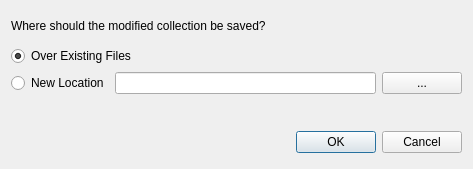
<ui version="4.0" >
 <author></author>
 <comment></comment>
 <exportmacro></exportmacro>
 <class>RocketSaveDialog</class>
 <widget class="QDialog" name="RocketSaveDialog" >
  <property name="geometry" >
   <rect>
    <x>0</x>
    <y>0</y>
    <width>473</width>
    <height>169</height>
   </rect>
  </property>
  <property name="sizePolicy" >
   <sizepolicy>
    <hsizetype>5</hsizetype>
    <vsizetype>5</vsizetype>
    <horstretch>0</horstretch>
    <verstretch>0</verstretch>
   </sizepolicy>
  </property>
  <property name="windowTitle" >
   <string>Save Folder...</string>
  </property>
  <layout class="QVBoxLayout" >
   <property name="margin" >
    <number>-1</number>
   </property>
   <property name="spacing" >
    <number>6</number>
   </property>
   <item>
    <widget class="QLabel" name="infoLabel" >
     <property name="sizePolicy" >
      <sizepolicy>
       <hsizetype>3</hsizetype>
       <vsizetype>5</vsizetype>
       <horstretch>0</horstretch>
       <verstretch>0</verstretch>
      </sizepolicy>
     </property>
     <property name="text" >
      <string>Where should the modified collection be saved?</string>
     </property>
    </widget>
   </item>
   <item>
    <widget class="QRadioButton" name="replaceFilesRadio" >
     <property name="text" >
      <string>Over Existing Files</string>
     </property>
     <property name="checked" >
      <bool>true</bool>
     </property>
     <property name="autoExclusive" >
      <bool>false</bool>
     </property>
    </widget>
   </item>
   <item>
    <layout class="QHBoxLayout" >
     <property name="margin" >
      <number>0</number>
     </property>
     <property name="spacing" >
      <number>6</number>
     </property>
     <item>
      <widget class="QRadioButton" name="newLocationRadio" >
       <property name="text" >
        <string>New Location</string>
       </property>
       <property name="autoExclusive" >
        <bool>false</bool>
       </property>
      </widget>
     </item>
     <item>
      <widget class="QLineEdit" name="directoryEdit" >
       <property name="readOnly" >
        <bool>true</bool>
       </property>
      </widget>
     </item>
     <item>
      <widget class="TinyButton" name="selectDirButton" >
       <property name="text" >
        <string>...</string>
       </property>
      </widget>
     </item>
    </layout>
   </item>
   <item>
    <spacer>
     <property name="orientation" >
      <enum>Qt::Vertical</enum>
     </property>
     <property name="sizeType" >
      <enum>QSizePolicy::Maximum</enum>
     </property>
     <property name="sizeHint" >
      <size>
       <width>251</width>
       <height>27</height>
      </size>
     </property>
    </spacer>
   </item>
   <item>
    <layout class="QHBoxLayout" >
     <property name="margin" >
      <number>0</number>
     </property>
     <property name="spacing" >
      <number>6</number>
     </property>
     <item>
      <spacer>
       <property name="orientation" >
        <enum>Qt::Horizontal</enum>
       </property>
       <property name="sizeHint" >
        <size>
         <width>131</width>
         <height>31</height>
        </size>
       </property>
      </spacer>
     </item>
     <item>
      <widget class="QPushButton" name="okButton" >
       <property name="text" >
        <string>OK</string>
       </property>
       <property name="autoDefault" >
        <bool>true</bool>
       </property>
       <property name="default" >
        <bool>true</bool>
       </property>
      </widget>
     </item>
     <item>
      <widget class="QPushButton" name="cancelButton" >
       <property name="text" >
        <string>Cancel</string>
       </property>
      </widget>
     </item>
    </layout>
   </item>
  </layout>
 </widget>
 <pixmapfunction></pixmapfunction>
 <customwidgets>
  <customwidget>
   <class>TinyButton</class>
   <extends>QPushButton</extends>
   <header>TinyButton.h</header>
   <container>0</container>
   <pixmap></pixmap>
  </customwidget>
 </customwidgets>
 <tabstops>
  <tabstop>replaceFilesRadio</tabstop>
  <tabstop>newLocationRadio</tabstop>
  <tabstop>directoryEdit</tabstop>
  <tabstop>selectDirButton</tabstop>
  <tabstop>okButton</tabstop>
  <tabstop>cancelButton</tabstop>
 </tabstops>
 <resources/>
 <connections>
  <connection>
   <sender>okButton</sender>
   <signal>clicked()</signal>
   <receiver>RocketSaveDialog</receiver>
   <slot>accept()</slot>
   <hints>
    <hint type="sourcelabel" >
     <x>260</x>
     <y>165</y>
    </hint>
    <hint type="destinationlabel" >
     <x>96</x>
     <y>165</y>
    </hint>
   </hints>
  </connection>
  <connection>
   <sender>cancelButton</sender>
   <signal>clicked()</signal>
   <receiver>RocketSaveDialog</receiver>
   <slot>reject()</slot>
   <hints>
    <hint type="sourcelabel" >
     <x>341</x>
     <y>164</y>
    </hint>
    <hint type="destinationlabel" >
     <x>179</x>
     <y>165</y>
    </hint>
   </hints>
  </connection>
 </connections>
</ui>
